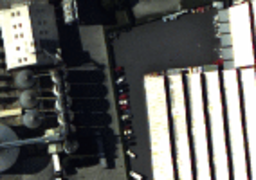
#> input picture TME8/Base/Aeriennes17.png, 256 x 180 px; its folder holds only this picture in this run
$ jupyter execute --allow-errors TME8_cosentino_aralov.ipynb
#> lines starting #> are read from the running program, lines starting #| are printed output that depends on the picture
# Identification
Please indicate your name

Student 1: Andrea cosentino

Student 2: Andrei Aralov

# Practical work 8: Color quantification and search by content

In this practical work session, we will:

- Develop a color based descriptor that can be applied to every image in a database
- Use this color descriptor to create a method that searches images by content: the goal is to find the images that are the most similar to a query.

[cell 1]
# Load useful library

from PIL import Image
import matplotlib.pyplot as plt
import numpy as np
import scipy.signal
import scipy.ndimage
from skimage.color import rgb2hsv, hsv2rgb

# Usefull functions
# [65 lines left out: functions setColors, viewQuantizedImage, display5mainColors, display20bestMatches, not called in this run]

## Exercise 1: HSV histogram computation

Each image of the base will be represented by its color histogram in the HSV representation. We use the HSV representation rather than the RGB representation because it is a perceptual color space: two colors that look similar will have close HSV vectors.

1) Write a function ```iv = quantize(v,K)``` that returns the quantized interval of `v` considering a uniform quantization of values over the range $[0,1]$ with `K` evenly spaced intervals. For an image value v=1, the function will return K-1.

[cell 2]
def quantize(I, k):
    """ float*int -> int
    """
    if I == 1:
        return k-1
    return int(np.min([np.floor(I*k),k-1]))

# You can test your function with the following lines:
h = np.zeros((8))
for i in range(256):
    h[quantize(i/255.,8)] += 1
assert (h == 32*np.ones((8))).all()

2) Write a function ```[Iq, histo] = quantizeImage(I,Nh,Ns,Nv)``` that takes as input one image I of size N x M x 3 in the HSV representation and the number of quantification interval needed for H, S and V.
    Your function will return:
 *    ```Iq```: the quantified image for each channel, of size N x M x 3
 *   ```hist```: a 3D histogram of size Nh x Ns x Nv that counts the number of pixels for each quantification bin (iH, iS, iV)

[cell 3]
def quantizeImage(I, Nh, Ns, Nv):
    """
    Quantize an HSV image and compute a 3D histogram.
    """
    H, S, V = I[..., 0], I[..., 1], I[..., 2]

    quantize_vec = np.vectorize(quantize)

    Iq_H = quantize_vec(H, Nh)
    Iq_S = quantize_vec(S, Ns)
    Iq_V = quantize_vec(V, Nv)

    Iq = np.stack((Iq_H, Iq_S, Iq_V), axis=-1)
    histo = np.zeros((Nh, Ns, Nv), dtype=int)

    N, M = I.shape[:2]
    for i in range(N):
        for j in range(M):
            h, s, v = Iq[i, j]
            histo[h, s, v] += 1

    return Iq, histo

3) Write a function ```normalized_histo = NormalizeHistL2(histo)``` that applies a normalization on the histogram ```histo``` according to the L2 norm.
The L2 norm of x can be computed using the function ```numpy.linalg.norm(x,2)```

[cell 4]
def normalize(H):
    """ Array -> Array"""
    return H / np.linalg.norm(H, 2)

4) Test the HSV histogram on an image: Complete the following code with your functions in order to apply it on one of the images of the base. The code will follow the following steps:
   1. Open the image and convert it into HSV representation.
   2. Compute the color palette for the display using the given ```setColors(nH, nS, nV)``` function.
   3. Compute the quantization of the image then visualize the quantized image using ```viewQuantizedImage(I,pal) ```.
   4. Transform the 3D histogram into a 1D histogram, normalize it according to L2 norm then visualize it.
   5. Display the 5 most prevalent colors on the image using ```display5mainColors(histo, pal)```.

   You can try this on the image ```Paysages67.png```with ```nH = 12```, ```nS = 3```  and ```nV = 8``` and find a result similar to Figures 1, 2, 3, and 4.

<center>Figure 1: Paysage67.png</center>

<center>Figure 2: Paysage67.png quantized</center>

<center>Figure 3: Histogram of HSV image (288 bins)</center>

<center>Figure 4: 5 main colors</center>

[cell 5]
PathImage = './Base/'  # to be completed
nom = 'Paysages67.png'  # to be completed

# quantization parameters
nH = 12
nS = 3
nV = 8


filename= nom;
#> (the rest of this cell did not finish here and is left out)

5) Change the values of ```nH```, ```nS```  and ```nV``` and analyze the results. You can try with other images in the base.

[cell 6]
PathImage = './Base/'  # to be completed
#> PathImage = './Base/'
nom = 'Avions72.png'  # to be completed

# quantization parameters
nH = 10
nS = 8
nV = 12


filename= nom;
#> (the rest of this cell did not finish here and is left out)

6) What can you say about the results?

Your answer: The resulting images will have fewer colors, depending on the value of nH,nS and nV. In fact, the lower they are the less precision we have.

## Exercise 2: Similarity between images:

In this exercise, we will compute a measure of similarity between two images from the normalized histogram. This measure of similarity will be used in order to find images that are the most similar to a given image.

### Question 2.1:  Computation of the histograms for the whole base

Complete the following script to compute the histograms for every image in the base. As the computation can take a lot of time, we will do it only one time and store the result in ```ListHisto.mat```. The results will be stored as a ```N x M``` array ```listHisto``` with ```N = 1040``` and ```M = nH x nS x nV ```. We will also save the names of the images as ```listImage```

Set ```bcomputed = False``` for the first run to compute the database histograms and then set it to 1.

[cell 7]
import os
from scipy.io.matlab import loadmat, savemat
try:
    from tqdm.notebook import tqdm
except ImportError:
    print("tqdm not installed, you can install it with the following command:")
    print("  pip3 install tqdm --user")
    print("and remove it with the following command:")
    print("  pip3 unistall tqdm")


#####

pathImage = './Base/'
#> pathImage = './Base/'
pathDescriptors = './'

# Quantization HSV
nH = 12
nS = 10
nV = 11

bcomputed = False # Set to False to compute the histogramm database

if not bcomputed:
    listImage = sorted(os.listdir(pathImage))
#> listImage = ['Aeriennes17.png']
    listHisto = []
    print('Histogram database computation ... it may take a while ...')
    for imageName in listImage:
        if os.path.isfile(pathImage+imageName) and imageName[-4:] == '.png':
            # print( imageName)
            # read image
            I = np.array(Image.open(pathImage+imageName)) / 255.

            # conversion RGB->HSV
            J = rgb2hsv(I);
#> J: shape (180, 256, 3) float64; mean of channels 0, 1, 2 0.413, 0.176, 0.411
            # Image quantization (your function tested in Exo 1)
            _,histo = quantizeImage(J, nH, nS, nV)
#> in quantizeImage, `H, S, V = I[..., 0], I[..., 1], I[..., 2]`:
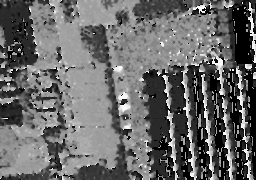
#> H: shape (180, 256) float64; min 0, max 0.997, mean 0.413
#> in quantizeImage, `H, S, V = I[..., 0], I[..., 1], I[..., 2]`:
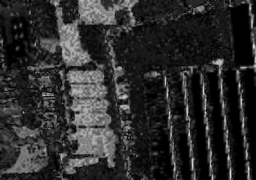
#> S: shape (180, 256) float64; min 0, max 0.87, mean 0.176
#> in quantizeImage, `H, S, V = I[..., 0], I[..., 1], I[..., 2]`:
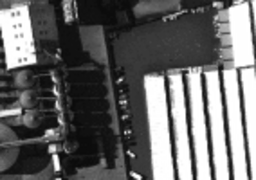
#> V: shape (180, 256) float64; min 0.0392, max 1, mean 0.411
#> in quantizeImage, `Iq_S = quantize_vec(S, Ns)`:
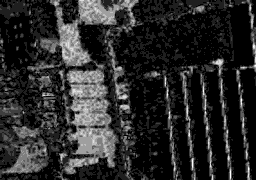
#> Iq_S: shape (180, 256) int64; min 0, max 8, mean 1.33; drawn with min black and max white
#> in quantizeImage, `Iq_V = quantize_vec(V, Nv)`:
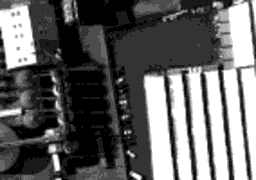
#> Iq_V: shape (180, 256) int64; min 0, max 10, mean 3.92; drawn with min black and max white
#> in quantizeImage, `Iq = np.stack((Iq_H, Iq_S, Iq_V), axis=-1)`:
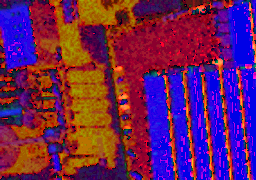
#> Iq: shape (180, 256, 3) int64; mean of channels 0, 1, 2 4.6, 1.33, 3.92; drawn with min black and max white

            # flat a 3D histogram in 1D
            histo = histo.flatten()
#> histo = 1320 values, max 3809 at index 10, min 0 at index 32, mean 34.91

            # Normalize histogramme (your function tested in Exo 1)
            listHisto.append(normalize(histo))

    print(len(listHisto), "histograms computed")
#| 1 histograms computed
    nomList = pathDescriptors+'ListHisto.mat'
    savemat(nomList, {'listHisto': np.array(listHisto),
                      'listImage': np.array(listImage)})
else:
    print("Histogram database computation already done.")

### Question 2.2: Computation of the similarity between every image in the base.

   1. Write a function ```similarityMatrix()``` or a script that performs the similarity computation for every pair of images in the base from the histograms stored in ```listHisto``` and store the result in a ```1040 x 1040``` matrix ```S```. It is possible to make the operation much faster by using only one matrix operation.

[cell 8]
mat = loadmat(pathDescriptors+'ListHisto.mat')
listHisto = mat['listHisto']
listImage = mat['listImage']

### you code below
def similarityMatrix(listHisto):
    n = listHisto.shape[0]
    S = np.zeros((n, n))
    for i in range(n):
        for j in range(i, n):
            dist = np.linalg.norm(listHisto[i]-listHisto[j])
            sim = 1 / (1 + dist)
            S[i, j] = sim
            S[j, i] = sim
    return S
S = similarityMatrix(listHisto)
plt.imshow(S)
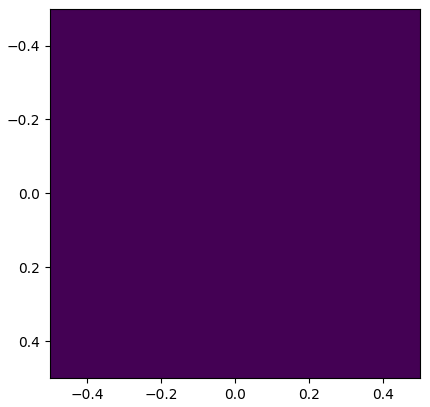
#> figure drawn by matplotlib, 1 panel
